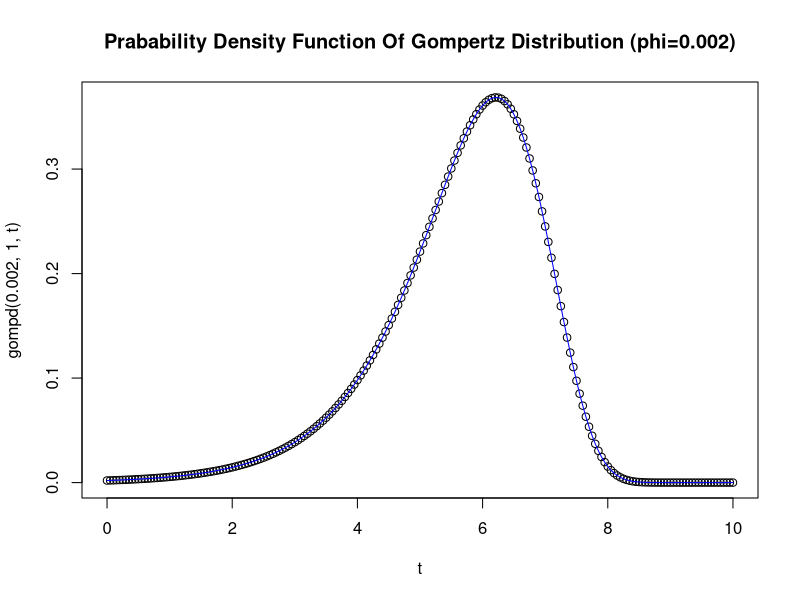
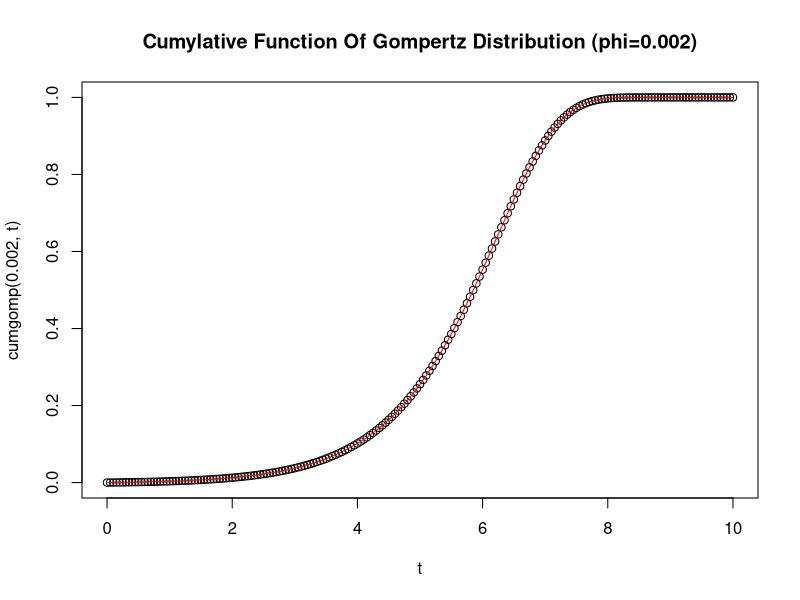
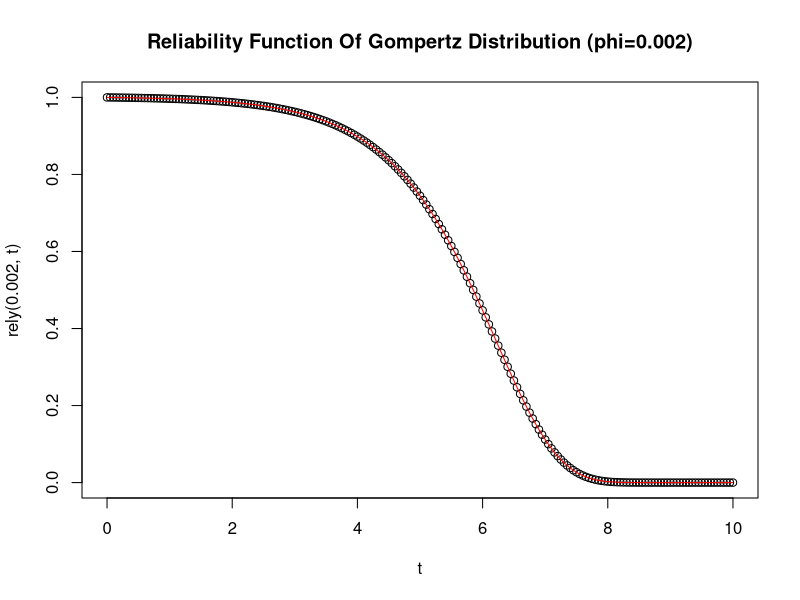

Reproduce these figures in R, in order. (Note: this script raises an error after producing the figures.)
.libPaths("/home/testuser/Rlib")
install.packages('VGAM')
library(VGAM)

## Introduction ##

## Gompertz distribution

## Probability Density Function of Gompertz Distribution
 
t = seq(0,10,0.05)

gompd = function(phi,c,x) {

g = phi*exp(c*x+(phi*(1-exp(c*t))))

return(g)
}

plot(t,gompd(0.002,1,t),main='Prabability Density Function Of Gompertz Distribution (phi=0.002)')
lines(t,gompd(0.002,1,t),col='blue')


## Cumulative Density Function of Gompertz Distribution

cumgomp = function(phi,x) {

g = 1 - exp(phi*(1-exp(t)))

return(g)
}

plot(t,cumgomp(0.002,t),main='Cumylative Function Of Gompertz Distribution (phi=0.002)')
lines(t,cumgomp(0.002,t),col='red')


## Reliability Density Function of Gompertz Distribution

rely = function(phi,x) {

g = 1 - cumgomp(phi,x) 

return(g)
				}

plot(t,rely(0.002,t),main='Reliability Function Of Gompertz Distribution (phi=0.002)')
lines(t,rely(0.002,t),col='red')

------------------------------------------------------------------------------------------
                               ##Statistical Estimation##                                        
------------------------------------------------------------------------------------------

##### Estimators #####

-------------------------------------------------------------------------------------------

## Non - Bayes Estimators of the Shape Parameter Maximum Likelihood Estimator (MLE) ##

# We foumd the parameter estimation of phi with the help of the MLE 

T = sum(1-exp(t))

phimle = - (length(t)/T)
phimle

# The MLE for reliability function for the estimated phi (phihat) 

rmle = exp(phimle*(1-exp(t)))
rmle

plot(t,rely(phimle,t),col="red")
lines(t,rmle,col="green")

-------------------------------------------------------------------------------------------

## Uniformly Minimum Variance Unbiased Estimator (UMVUE) ##

# We foumd the parameter estimation of phi with the help of the UMVUE

T = sum(1-exp(t))

phiumv = - ((length(t)-1)/T)
phiumv

# The UMVUE for reliability function for the estimated phi (phihat) 

rumv = exp(phiumv*(1-exp(t)))
rumv

plot(t,rely(phiumv,t),col="red")
lines(t,rumv,col="green")

-------------------------------------------------------------------------------------------

## Minimum Mean Squared Error Estimators Method (MinMSE) ##

# We foumd the parameter estimation of phi with the help of the UMVUE

T = sum(1-exp(t))

phimse = - ((length(t)-2)/T)
phimse

# The UMVUE for reliability function for the estimated phi (phihat) 

rmse = exp(phimse*(1-exp(t)))
rmse

plot(t,rely(phimse,t),col="red")
lines(t,rmse,col="green")

--------------------------------------------------------------------------------------------

--------------------------------------------------------------------------------------------
                                  ##Bayes Estimation## 
--------------------------------------------------------------------------------------------


GAM = function(gama,delta) {

q = dgamma(t,alpha=gama,beta=1/delta) 
return(q)
                            }


### Bayes Estimation under (SISELF) with Gamma Prior ###

# We foumd the parameter estimation of phi

phibg = (n+gama-2)/(delta-T)
phibg

# The SISELF for reliability function for the estimated phi

A1  = delta - T + 2*(1-exp(t))
A2  = delta - T +   (1-exp(t))

rbg = (A1/A2)^(n+gama)


### Bayes Estimation under (SISELF) with Jefreys Prior ###

# We foumd the parameter estimation of phi

phibj = (n-2)/(-T)
phibj

# The SISELF for reliability function for the estimated phi

J1  =  - T + 2*(1-exp(t))
J2  =  - T +   (1-exp(t))

rbg = (J1/J2)^(n)

------------------------------------------------------------------------------------------------
                                    ##Simulation Study##
------------------------------------------------------------------------------------------------

----------------------------------------------------------------------------------------------
                                       # phi = 0.5 #
----------------------------------------------------------------------------------------------

L =5000 # We want the process to be repeated 5000 times 

########################### n = 15 ################################

n=15

## Construct a sample of Gompertz(0.5,1) with n = 15 observations

dat15 = rgompertz(n=15, scale = 1, shape=0.5)

## Monte Carlo Simulations (L = 5000) for n=15

Dat15 = replicate(L,rgompertz(15, scale = 1, shape=0.5))

-------------------------------------------------------------------------------------------
                        ##Statistical Estimation for phi##                                        
-------------------------------------------------------------------------------------------

##### Estimators #####

-------------------------------------------------------------------------------------------

# We foumd the T estimator which help us for the estimation of phi

T15 = 0

for(i in 1:L) {  # Find the 5000 values of T estimator  

T15[i] = sum(1-exp(Dat15[,i]))

		   }

T15

hist(T15)

---------------------------------------------------------------------------------------------

## Non - Bayes Estimators of the Shape Parameter Maximum Likelihood Estimator (MLE) ##

phimle15 = 0

for(i in 1:L) { # Find the 5000 values of phimle estimator

phimle15[i] = - (n/T15[i])

              }

phimle15

x15 = hist(phimle15,nclass=25)
plot(x15$breaks,c(x15$counts,0),type="s",xlab="Data",ylab="Frequency",
     main='Histogram of phi values for MLE method with 
         the real phi parameter as blue line')
abline(v=0.5,lty=2,col='blue')

-------------------------------------------------------------------------------------------

## Uniformly Minimum Variance Unbiased Estimator (UMVUE) ##

# We foumd the parameter estimation of phi with the help of the UMVUE

phiumv15 = 0

for(i in 1:L) { # Find the 5000 values of phiumv estimator

phiumv15[i] = - ((n-1)/T15[i])

		   }
phiumv15

y15 = hist(phiumv15,nclass=25)
plot(y15$breaks,c(y15$counts,0),type="s",xlab="Data",ylab="Frequency",
     main='Histogram of phi values for UMVUE method with 
         the real phi parameter as blue line')
abline(v=0.5,lty=2,col='blue')

-------------------------------------------------------------------------------------------

## Minimum Mean Squared Error Estimators Method (MinMSE) ##

# We foumd the parameter estimation of phi with the help of the MSE

phimse15 = 0 

for(i in 1:L) { # Find the 5000 values of phimse estimator

phimse15[i] = - ((n-2)/T15[i]) 

		  }
phimse15

z15 = hist(phimse15,nclass=25)
plot(z15$breaks,c(z15$counts,0),type="s",xlab="Data",ylab="Frequency",
     main='Histogram of phi values for MSE method with 
         the real phi parameter as blue line')
abline(v=0.5,lty=2,col='blue')



## empirical values versus real value

r15 = cbind(mean(phimle15),mean(phiumv15),mean(phimse15),0.5)
r15

########################### n = 50 ################################

n=50

## Construct a sample of Gompertz(0.5,1) with n = 50 observations

dat50 = rgompertz(n=50, scale = 1, shape=0.5)

## Monte Carlo Simulations (L = 5000) for n=50

Dat50 = replicate(L,rgompertz(50, scale = 1, shape=0.5))

------------------------------------------------------------------------------------------
                        ##Statistical Estimation for phi##                                        
------------------------------------------------------------------------------------------

##### Estimators #####

-------------------------------------------------------------------------------------------

# We foumd the T estimator which help us for the estimation of phi

T50 = 0

for(i in 1:L) {  # Find the 5000 values of T estimator  

T50[i] = sum(1-exp(Dat50[,i]))

		   }

T50

hist(T50)

---------------------------------------------------------------------------------------------

## Non - Bayes Estimators of the Shape Parameter Maximum Likelihood Estimator (MLE) ##

phimle50 = 0

for(i in 1:L) { # Find the 5000 values of phimle estimator

phimle50[i] = - (n/T50[i])

              }

phimle50

x50 = hist(phimle50,nclass=25)
plot(x50$breaks,c(x50$counts,0),type="s",xlab="Data",ylab="Frequency",
     main='Histogram of phi values for MLE method with 
         the real phi parameter as blue line')
abline(v=0.5,lty=2,col='blue')

-------------------------------------------------------------------------------------------

## Uniformly Minimum Variance Unbiased Estimator (UMVUE) ##

# We foumd the parameter estimation of phi with the help of the UMVUE

phiumv50 = 0

for(i in 1:L) { # Find the 5000 values of phiumv estimator

phiumv50[i] = - ((n-1)/T50[i])

		   }
phiumv50

y50 = hist(phiumv50,nclass=25)
plot(y50$breaks,c(y50$counts,0),type="s",xlab="Data",ylab="Frequency",
     main='Histogram of phi values for UMVUE method with 
         the real phi parameter as blue line')
abline(v=0.5,lty=2,col='blue')

-------------------------------------------------------------------------------------------

## Minimum Mean Squared Error Estimators Method (MinMSE) ##

# We foumd the parameter estimation of phi with the help of the MSE

phimse50 = 0 

for(i in 1:L) { # Find the 5000 values of phimse estimator

phimse50[i] = - ((n-2)/T50[i]) 

		  }
phimse50

z50 = hist(phimse50,nclass=25)
plot(z50$breaks,c(z50$counts,0),type="s",xlab="Data",ylab="Frequency",
     main='Histogram of phi values for MSE method with 
         the real phi parameter as blue line')
abline(v=0.5,lty=2,col='blue')



## empirical values versus real value

r50 = cbind(mean(phimle50),mean(phiumv50),mean(phimse50),0.5)
r50

########################### n = 100 ################################

n=100

## Construct a sample of Gompertz(0.5,1) with n = 50 observations

dat100 = rgompertz(n=100, scale = 1, shape=0.5)

## Monte Carlo Simulations (L = 5000) for n=50

Dat100 = replicate(L,rgompertz(100, scale = 1, shape=0.5))

------------------------------------------------------------------------------------------
                        ##Statistical Estimation for phi##                                        
------------------------------------------------------------------------------------------

##### Estimators #####

-------------------------------------------------------------------------------------------

# We foumd the T estimator which help us for the estimation of phi

T100 = 0

for(i in 1:L) {  # Find the 5000 values of T estimator  

T100[i] = sum(1-exp(Dat100[,i]))

		   }

T100

hist(T100)

---------------------------------------------------------------------------------------------

## Non - Bayes Estimators of the Shape Parameter Maximum Likelihood Estimator (MLE) ##

phimle100 = 0

for(i in 1:L) { # Find the 5000 values of phimle estimator

phimle100[i] = - (n/T100[i])

              }

phimle100

x100 = hist(phimle100,nclass=25)
plot(x100$breaks,c(x100$counts,0),type="s",xlab="Data",ylab="Frequency",
     main='Histogram of phi values for MLE method with 
         the real phi parameter as blue line')
abline(v=0.5,lty=2,col='blue')

-------------------------------------------------------------------------------------------

## Uniformly Minimum Variance Unbiased Estimator (UMVUE) ##

# We foumd the parameter estimation of phi with the help of the UMVUE

phiumv100 = 0

for(i in 1:L) { # Find the 5000 values of phiumv estimator

phiumv100[i] = - ((n-1)/T100[i])

		   }
phiumv100

y100 = hist(phiumv100,nclass=25)
plot(y100$breaks,c(y100$counts,0),type="s",xlab="Data",ylab="Frequency",
     main='Histogram of phi values for UMVUE method with 
         the real phi parameter as blue line')
abline(v=0.5,lty=2,col='blue')

-------------------------------------------------------------------------------------------

## Minimum Mean Squared Error Estimators Method (MinMSE) ##

# We foumd the parameter estimation of phi with the help of the MSE

phimse100 = 0 

for(i in 1:L) { # Find the 5000 values of phimse estimator

phimse100[i] = - ((n-2)/T100[i]) 

		  }
phimse100

z100 = hist(phimse100,nclass=25)
plot(z100$breaks,c(z100$counts,0),type="s",xlab="Data",ylab="Frequency",
     main='Histogram of phi values for MSE method with 
         the real phi parameter as blue line')
abline(v=0.5,lty=2,col='blue')

## empirical values versus real value

r100 = cbind(mean(phimle100),mean(phiumv100),mean(phimse100),0.5)
r100

## MATRIX 1 ##

matrix1 = rbind(r15,r50,r100)
rownames(matrix1) = c('n=15','n=50','n=100')
colnames(matrix1) = c('MLE','UMVUE','MSE','REAL')
matrix1

-------------------------------------
        #MSE OF ESTIMATORS#
-------------------------------------

-------------------------------------
            #METHODS#
-------------------------------------

-------------------------------------

############ n = 15 #################

-------------------------------------

-------------------------------------
              #MLE#
-------------------------------------

a=0
for(i in 1:L) {
a[i] = ((phimle15[i]-0.5)^2)
emle15 = sum(a)/L
		   }   

emle15 ## error of mle


-------------------------------------
              #UMVUE#
-------------------------------------

a=0
for(i in 1:L) {
a[i] = ((phiumv15[i]-0.5)^2)
eumv15 = sum(a)/L
		   }   

eumv15 ## error of umvue

-------------------------------------
              #MSE#
-------------------------------------

a=0
for(i in 1:L) {
a[i] = ((phimse15[i]-0.5)^2)
emse15 = sum(a)/L
		   }   

emse15 ## error of mse

-------------------------------------

############ n = 50 #################

-------------------------------------

-------------------------------------
              #MLE#
-------------------------------------

a=0
for(i in 1:L) {
a[i] = ((phimle50[i]-0.5)^2)
emle50 = sum(a)/L
		   }   

emle50 ## error of mle


-------------------------------------
              #UMVUE#
-------------------------------------

a=0
for(i in 1:L) {
a[i] = ((phiumv50[i]-0.5)^2)
eumv50 = sum(a)/L
		   }   

eumv50 ## error of umvue

-------------------------------------
              #MSE#
-------------------------------------

a=0
for(i in 1:L) {
a[i] = ((phimse50[i]-0.5)^2)
emse50 = sum(a)/L
		   }   

emse50 ## error of mse

-------------------------------------

############ n = 100 ################

-------------------------------------

-------------------------------------
              #MLE#
-------------------------------------

a=0
for(i in 1:L) {
a[i] = ((phimle100[i]-0.5)^2)
emle100 = sum(a)/L
		   }   

emle100 ## error of mle


-------------------------------------
              #UMVUE#
-------------------------------------

a=0
for(i in 1:L) {
a[i] = ((phiumv100[i]-0.5)^2)
eumv100 = sum(a)/L
		   }   

eumv100 ## error of umvue

-------------------------------------
              #MSE#
-------------------------------------

a=0
for(i in 1:L) {
a[i] = ((phimse100[i]-0.5)^2)
emse100 = sum(a)/L
		   }   

emse100 ## error of mse

## MATRIX 2 ##

er15 = cbind(emle15,eumv15,emse15)
er50 = cbind(emle50,eumv50,emse50)
er100 = cbind(emle100,eumv100,emse100)

matrix2 = rbind(er15,er50,er100)
rownames(matrix2) = c('n=15','n=50','n=100')
colnames(matrix2) = c('MLE','UMVUE','MSE')
matrix2


-------------------------------------------------------------------------------------------
                        ##Bayesian Estimation for phi##                                        
-------------------------------------------------------------------------------------------

##### Estimators #####

-------------------------------------------------------------------------------------------

---------------------------------------------
                  #gama = 0.8#
--------------------------------------------- 

gama=0.8

----------------------------------------------
                  #delta=0.5#
----------------------------------------------

delta=0.5

----------------------------------------------

GAM = function(gama,delta) {

q = dgamma(t,alpha=gama,beta=1/delta) 
return(q)
                            }

----------------------------------------------
                    #n = 15#
----------------------------------------------

n=15

### Bayes Estimation under (SISELF) with Gamma Prior ###

# We foumd the parameter estimation of phi

phibg15 = 0

for(i in 1:L) {

phibg15[i] = (n+gama-2)/(delta-T15[i])

		   }
phibg15

w15 = hist(phibg15,nclass=25)
plot(w15$breaks,c(w15$counts,0),type="s",xlab="Data",ylab="Frequency",
     main='Histogram of phi values for Gamma prior with 
         the real phi parameter as blue line')
abline(v=0.5,lty=2,col='blue')

### Bayes Estimation under (SISELF) with Jefreys Prior ###
P15 = - T15
# We foumd the parameter estimation of phi

phibj15 = 0

for(i in 1:L) {

phibj15[i] = (n-2)/(P15[i])

               }

phibj15

h15 = hist(phibj15,nclass=25)
plot(h15$breaks,c(h15$counts,0),type="s",xlab="Data",ylab="Frequency",
     main='Histogram of phi values for Jeffreys prior with 
         the real phi parameter as blue line')
abline(v=0.5,lty=2,col='blue')

b15 = cbind(mean(phibg15),mean(phibj15),0.5)
b15

----------------------------------------------
                    #n = 50#
----------------------------------------------

n=50

### Bayes Estimation under (SISELF) with Gamma Prior ###

# We foumd the parameter estimation of phi

phibg50 = 0

for(i in 1:L) {

phibg50[i] = (n+gama-2)/(delta-T50[i])

		   }
phibg50

w50 = hist(phibg50,nclass=25)
plot(w50$breaks,c(w50$counts,0),type="s",xlab="Data",ylab="Frequency",
     main='Histogram of phi values for Gamma prior with 
         the real phi parameter as blue line')
abline(v=0.5,lty=2,col='blue')

### Bayes Estimation under (SISELF) with Jefreys Prior ###
P50 = - T50
# We foumd the parameter estimation of phi

phibj50 = 0

for(i in 1:L) {

phibj50[i] = (n-2)/(P50[i])

               }

phibj50

h50 = hist(phibj50,nclass=25)
plot(h50$breaks,c(h50$counts,0),type="s",xlab="Data",ylab="Frequency",
     main='Histogram of phi values for Jeffreys prior with 
         the real phi parameter as blue line')
abline(v=0.5,lty=2,col='blue')

b50 = cbind(mean(phibg50),mean(phibj50),0.5)
b50

----------------------------------------------
                    #n = 100#
----------------------------------------------

n=100

### Bayes Estimation under (SISELF) with Gamma Prior ###

# We foumd the parameter estimation of phi

phibg100 = 0

for(i in 1:L) {

phibg100[i] = (n+gama-2)/(delta-T100[i])

		   }
phibg100

w100 = hist(phibg100,nclass=25)
plot(w100$breaks,c(w100$counts,0),type="s",xlab="Data",ylab="Frequency",
     main='Histogram of phi values for Gamma prior with 
         the real phi parameter as blue line')
abline(v=0.5,lty=2,col='blue')

### Bayes Estimation under (SISELF) with Jefreys Prior ###
P100 = - T100
# We foumd the parameter estimation of phi

phibj100 = 0

for(i in 1:L) {

phibj100[i] = (n-2)/(P100[i])

               }

phibj100

h100 = hist(phibj100,nclass=25)
plot(h100$breaks,c(h100$counts,0),type="s",xlab="Data",ylab="Frequency",
     main='Histogram of phi values for Jeffreys prior with 
         the real phi parameter as blue line')
abline(v=0.5,lty=2,col='blue')

b100 = cbind(mean(phibg100),mean(phibj100),0.5)
b100

## MATRIX 3i ##

matrix3i = rbind(b15,b50,b100)
rownames(matrix3i) = c('n=15','n=50','n=100')
colnames(matrix3i) = c('Gamma','Jeffreys','REAL')
matrix3i

-------------------------------------
        #MSE OF ESTIMATORS#
-------------------------------------

-------------------------------------
            #METHODS#
-------------------------------------

-------------------------------------

############ n = 15 #################

-------------------------------------

-------------------------------------
           #Gamma Prior#
-------------------------------------

a=0
for(i in 1:L) {
a[i] = ((phibg15[i]-0.5)^2)
ebg15 = sum(a)/L
		   }   

ebg15 ## error of gamma prior

-------------------------------------

############ n = 50 #################

-------------------------------------

-------------------------------------
           #Gamma Prior#
-------------------------------------

a=0
for(i in 1:L) {
a[i] = ((phibg50[i]-0.5)^2)
ebg50 = sum(a)/L
		   }   

ebg50 ## error of gamma prior

-------------------------------------

############ n = 100 ################

-------------------------------------

-------------------------------------
           #Gamma Prior#
-------------------------------------

a=0
for(i in 1:L) {
a[i] = ((phibg100[i]-0.5)^2)
ebg100 = sum(a)/L
		   }   

ebg100 ## error of gamma prior

## MATRIX 3ii ##

matrix3ii = rbind(ebg15,ebg50,ebg100)
rownames(matrix3ii) = c('n=15','n=50','n=100')
colnames(matrix3ii) = c('Gamma Prior (delta = 0.5)')
matrix3ii

----------------------------------------------
                  #delta=3.0#
----------------------------------------------

delta=3

----------------------------------------------

GAM = function(gama,delta) {

q = dgamma(t,alpha=gama,beta=1/delta) 
return(q)
                            }

----------------------------------------------
                    #n = 15#
----------------------------------------------

n=15

### Bayes Estimation under (SISELF) with Gamma Prior ###

# We foumd the parameter estimation of phi

phibg15 = 0

for(i in 1:L) {

phibg15[i] = (n+gama-2)/(delta-T15[i])

		   }
phibg15

w15 = hist(phibg15,nclass=25)
plot(w15$breaks,c(w15$counts,0),type="s",xlab="Data",ylab="Frequency",
     main='Histogram of phi values for Gamma prior with 
         the real phi parameter as blue line')
abline(v=0.5,lty=2,col='blue')

### Bayes Estimation under (SISELF) with Jefreys Prior ###
P15 = - T15
# We foumd the parameter estimation of phi

phibj15 = 0

for(i in 1:L) {

phibj15[i] = (n-2)/(P15[i])

               }

phibj15

h15 = hist(phibj15,nclass=25)
plot(h15$breaks,c(h15$counts,0),type="s",xlab="Data",ylab="Frequency",
     main='Histogram of phi values for Jeffreys prior with 
         the real phi parameter as blue line')
abline(v=0.5,lty=2,col='blue')

b15 = cbind(mean(phibg15),mean(phibj15),0.5)
b15

----------------------------------------------
                    #n = 50#
----------------------------------------------

n=50

### Bayes Estimation under (SISELF) with Gamma Prior ###

# We foumd the parameter estimation of phi

phibg50 = 0

for(i in 1:L) {

phibg50[i] = (n+gama-2)/(delta-T50[i])

		   }
phibg50

w50 = hist(phibg50,nclass=25)
plot(w50$breaks,c(w50$counts,0),type="s",xlab="Data",ylab="Frequency",
     main='Histogram of phi values for Gamma prior with 
         the real phi parameter as blue line')
abline(v=0.5,lty=2,col='blue')

### Bayes Estimation under (SISELF) with Jefreys Prior ###
P50 = - T50
# We foumd the parameter estimation of phi

phibj50 = 0

for(i in 1:L) {

phibj50[i] = (n-2)/(P50[i])

               }

phibj50

h50 = hist(phibj50,nclass=25)
plot(h50$breaks,c(h50$counts,0),type="s",xlab="Data",ylab="Frequency",
     main='Histogram of phi values for Jeffreys prior with 
         the real phi parameter as blue line')
abline(v=0.5,lty=2,col='blue')

b50 = cbind(mean(phibg50),mean(phibj50),0.5)
b50

----------------------------------------------
                    #n = 100#
----------------------------------------------

n=100

### Bayes Estimation under (SISELF) with Gamma Prior ###

# We foumd the parameter estimation of phi

phibg100 = 0

for(i in 1:L) {

phibg100[i] = (n+gama-2)/(delta-T100[i])

		   }
phibg100

w100 = hist(phibg100,nclass=25)
plot(w100$breaks,c(w100$counts,0),type="s",xlab="Data",ylab="Frequency",
     main='Histogram of phi values for Gamma prior with 
         the real phi parameter as blue line')
abline(v=0.5,lty=2,col='blue')

### Bayes Estimation under (SISELF) with Jefreys Prior ###
P100 = - T100
# We foumd the parameter estimation of phi

phibj100 = 0

for(i in 1:L) {

phibj100[i] = (n-2)/(P100[i])

               }

phibj100

h100 = hist(phibj100,nclass=25)
plot(h100$breaks,c(h100$counts,0),type="s",xlab="Data",ylab="Frequency",
     main='Histogram of phi values for Jeffreys prior with 
         the real phi parameter as blue line')
abline(v=0.5,lty=2,col='blue')

b100 = cbind(mean(phibg100),mean(phibj100),0.5)
b100

## MATRIX 3iii ##

matrix3iii = rbind(b15,b50,b100)
rownames(matrix3iii) = c('n=15','n=50','n=100')
colnames(matrix3iii) = c('Gamma','Jeffreys','REAL')
matrix3iii

-------------------------------------
        #MSE OF ESTIMATORS#
-------------------------------------

-------------------------------------
            #METHODS#
-------------------------------------

-------------------------------------

############ n = 15 #################

-------------------------------------

-------------------------------------
           #Gamma Prior#
-------------------------------------

a=0
for(i in 1:L) {
a[i] = ((phibg15[i]-0.5)^2)
ebg15 = sum(a)/L
		   }   

ebg15 ## error of gamma prior

-------------------------------------

############ n = 50 #################

-------------------------------------

-------------------------------------
           #Gamma Prior#
-------------------------------------

a=0
for(i in 1:L) {
a[i] = ((phibg50[i]-0.5)^2)
ebg50 = sum(a)/L
		   }   

ebg50 ## error of gamma prior

-------------------------------------

############ n = 100 ################

-------------------------------------

-------------------------------------
           #Gamma Prior#
-------------------------------------

a=0
for(i in 1:L) {
a[i] = ((phibg100[i]-0.5)^2)
ebg100 = sum(a)/L
		   }   

ebg100 ## error of gamma prior

## MATRIX 3iv ##

matrix3iv = rbind(ebg15,ebg50,ebg100)
rownames(matrix3iv) = c('n=15','n=50','n=100')
colnames(matrix3iv) = c('Gamma Prior (delta = 3.0)')
matrix3iv

---------------------------------------------
                  #gama = 3.0#
--------------------------------------------- 

gama=0.8

----------------------------------------------
                  #delta=0.5#
----------------------------------------------

delta=0.5

----------------------------------------------

GAM = function(gama,delta) {

q = dgamma(t,alpha=gama,beta=1/delta) 
return(q)
                            }

----------------------------------------------
                    #n = 15#
----------------------------------------------

n=15

### Bayes Estimation under (SISELF) with Gamma Prior ###

# We foumd the parameter estimation of phi

phibg15 = 0

for(i in 1:L) {

phibg15[i] = (n+gama-2)/(delta-T15[i])

		   }
phibg15

w15 = hist(phibg15,nclass=25)
plot(w15$breaks,c(w15$counts,0),type="s",xlab="Data",ylab="Frequency",
     main='Histogram of phi values for Gamma prior with 
         the real phi parameter as blue line')
abline(v=0.5,lty=2,col='blue')

### Bayes Estimation under (SISELF) with Jefreys Prior ###
P15 = - T15
# We foumd the parameter estimation of phi

phibj15 = 0

for(i in 1:L) {

phibj15[i] = (n-2)/(P15[i])

               }

phibj15

h15 = hist(phibj15,nclass=25)
plot(h15$breaks,c(h15$counts,0),type="s",xlab="Data",ylab="Frequency",
     main='Histogram of phi values for Jeffreys prior with 
         the real phi parameter as blue line')
abline(v=0.5,lty=2,col='blue')

b15 = cbind(mean(phibg15),mean(phibj15),0.5)
b15

----------------------------------------------
                    #n = 50#
----------------------------------------------

n=50

### Bayes Estimation under (SISELF) with Gamma Prior ###

# We foumd the parameter estimation of phi

phibg50 = 0

for(i in 1:L) {

phibg50[i] = (n+gama-2)/(delta-T50[i])

		   }
phibg50

w50 = hist(phibg50,nclass=25)
plot(w50$breaks,c(w50$counts,0),type="s",xlab="Data",ylab="Frequency",
     main='Histogram of phi values for Gamma prior with 
         the real phi parameter as blue line')
abline(v=0.5,lty=2,col='blue')

### Bayes Estimation under (SISELF) with Jefreys Prior ###
P50 = - T50
# We foumd the parameter estimation of phi

phibj50 = 0

for(i in 1:L) {

phibj50[i] = (n-2)/(P50[i])

               }

phibj50

h50 = hist(phibj50,nclass=25)
plot(h50$breaks,c(h50$counts,0),type="s",xlab="Data",ylab="Frequency",
     main='Histogram of phi values for Jeffreys prior with 
         the real phi parameter as blue line')
abline(v=0.5,lty=2,col='blue')

b50 = cbind(mean(phibg50),mean(phibj50),0.5)
b50

----------------------------------------------
                    #n = 100#
----------------------------------------------

n=100

### Bayes Estimation under (SISELF) with Gamma Prior ###

# We foumd the parameter estimation of phi

phibg100 = 0

for(i in 1:L) {

phibg100[i] = (n+gama-2)/(delta-T100[i])

		   }
phibg100

w100 = hist(phibg100,nclass=25)
plot(w100$breaks,c(w100$counts,0),type="s",xlab="Data",ylab="Frequency",
     main='Histogram of phi values for Gamma prior with 
         the real phi parameter as blue line')
abline(v=0.5,lty=2,col='blue')

### Bayes Estimation under (SISELF) with Jefreys Prior ###
P100 = - T100
# We foumd the parameter estimation of phi

phibj100 = 0

for(i in 1:L) {

phibj100[i] = (n-2)/(P100[i])

               }

phibj100

h100 = hist(phibj100,nclass=25)
plot(h100$breaks,c(h100$counts,0),type="s",xlab="Data",ylab="Frequency",
     main='Histogram of phi values for Jeffreys prior with 
         the real phi parameter as blue line')
abline(v=0.5,lty=2,col='blue')

b100 = cbind(mean(phibg100),mean(phibj100),0.5)
b100

## MATRIX 4i ##

matrix4i = rbind(b15,b50,b100)
rownames(matrix4i) = c('n=15','n=50','n=100')
colnames(matrix4i) = c('Gamma','Jeffreys','REAL')
matrix4i

-------------------------------------
        #MSE OF ESTIMATORS#
-------------------------------------

-------------------------------------
            #METHODS#
-------------------------------------

-------------------------------------

############ n = 15 #################

-------------------------------------

-------------------------------------
           #Gamma Prior#
-------------------------------------

a=0
for(i in 1:L) {
a[i] = ((phibg15[i]-0.5)^2)
ebg15 = sum(a)/L
		   }   

ebg15 ## error of gamma prior

-------------------------------------

############ n = 50 #################

-------------------------------------

-------------------------------------
           #Gamma Prior#
-------------------------------------

a=0
for(i in 1:L) {
a[i] = ((phibg50[i]-0.5)^2)
ebg50 = sum(a)/L
		   }   

ebg50 ## error of gamma prior

-------------------------------------

############ n = 100 ################

-------------------------------------

-------------------------------------
           #Gamma Prior#
-------------------------------------

a=0
for(i in 1:L) {
a[i] = ((phibg100[i]-0.5)^2)
ebg100 = sum(a)/L
		   }   

ebg100 ## error of gamma prior

## MATRIX 4ii ##

matrix4ii = rbind(ebg15,ebg50,ebg100)
rownames(matrix4ii) = c('n=15','n=50','n=100')
colnames(matrix4ii) = c('Gamma Prior (delta = 0.5)')
matrix4ii

----------------------------------------------
                  #delta=3.0#
----------------------------------------------

delta=3

----------------------------------------------

GAM = function(gama,delta) {

q = dgamma(t,alpha=gama,beta=1/delta) 
return(q)
                            }

----------------------------------------------
                    #n = 15#
----------------------------------------------

n=15

### Bayes Estimation under (SISELF) with Gamma Prior ###

# We foumd the parameter estimation of phi

phibg15 = 0

for(i in 1:L) {

phibg15[i] = (n+gama-2)/(delta-T15[i])

		   }
phibg15

w15 = hist(phibg15,nclass=25)
plot(w15$breaks,c(w15$counts,0),type="s",xlab="Data",ylab="Frequency",
     main='Histogram of phi values for Gamma prior with 
         the real phi parameter as blue line')
abline(v=0.5,lty=2,col='blue')

### Bayes Estimation under (SISELF) with Jefreys Prior ###
P15 = - T15
# We foumd the parameter estimation of phi

phibj15 = 0

for(i in 1:L) {

phibj15[i] = (n-2)/(P15[i])

               }

phibj15

h15 = hist(phibj15,nclass=25)
plot(h15$breaks,c(h15$counts,0),type="s",xlab="Data",ylab="Frequency",
     main='Histogram of phi values for Jeffreys prior with 
         the real phi parameter as blue line')
abline(v=0.5,lty=2,col='blue')

b15 = cbind(mean(phibg15),mean(phibj15),0.5)
b15

----------------------------------------------
                    #n = 50#
----------------------------------------------

n=50

### Bayes Estimation under (SISELF) with Gamma Prior ###

# We foumd the parameter estimation of phi

phibg50 = 0

for(i in 1:L) {

phibg50[i] = (n+gama-2)/(delta-T50[i])

		   }
phibg50

w50 = hist(phibg50,nclass=25)
plot(w50$breaks,c(w50$counts,0),type="s",xlab="Data",ylab="Frequency",
     main='Histogram of phi values for Gamma prior with 
         the real phi parameter as blue line')
abline(v=0.5,lty=2,col='blue')

### Bayes Estimation under (SISELF) with Jefreys Prior ###
P50 = - T50
# We foumd the parameter estimation of phi

phibj50 = 0

for(i in 1:L) {

phibj50[i] = (n-2)/(P50[i])

               }

phibj50

h50 = hist(phibj50,nclass=25)
plot(h50$breaks,c(h50$counts,0),type="s",xlab="Data",ylab="Frequency",
     main='Histogram of phi values for Jeffreys prior with 
         the real phi parameter as blue line')
abline(v=0.5,lty=2,col='blue')

b50 = cbind(mean(phibg50),mean(phibj50),0.5)
b50

----------------------------------------------
                    #n = 100#
----------------------------------------------

n=100

### Bayes Estimation under (SISELF) with Gamma Prior ###

# We foumd the parameter estimation of phi

phibg100 = 0

for(i in 1:L) {

phibg100[i] = (n+gama-2)/(delta-T100[i])

		   }
phibg100

w100 = hist(phibg100,nclass=25)
plot(w100$breaks,c(w100$counts,0),type="s",xlab="Data",ylab="Frequency",
     main='Histogram of phi values for Gamma prior with 
         the real phi parameter as blue line')
abline(v=0.5,lty=2,col='blue')

### Bayes Estimation under (SISELF) with Jefreys Prior ###
P100 = - T100
# We foumd the parameter estimation of phi

phibj100 = 0

for(i in 1:L) {

phibj100[i] = (n-2)/(P100[i])

               }

phibj100

h100 = hist(phibj100,nclass=25)
plot(h100$breaks,c(h100$counts,0),type="s",xlab="Data",ylab="Frequency",
     main='Histogram of phi values for Jeffreys prior with 
         the real phi parameter as blue line')
abline(v=0.5,lty=2,col='blue')

b100 = cbind(mean(phibg100),mean(phibj100),0.5)
b100

## MATRIX 4iii ##

matrix4iii = rbind(b15,b50,b100)
rownames(matrix4iii) = c('n=15','n=50','n=100')
colnames(matrix4iii) = c('Gamma','Jeffreys','REAL')
matrix4iii

-------------------------------------
        #MSE OF ESTIMATORS#
-------------------------------------

-------------------------------------
            #METHODS#
-------------------------------------

-------------------------------------

############ n = 15 #################

-------------------------------------

-------------------------------------
           #Gamma Prior#
-------------------------------------

a=0
for(i in 1:L) {
a[i] = ((phibg15[i]-0.5)^2)
ebg15 = sum(a)/L
		   }   

ebg15 ## error of gamma prior

-------------------------------------

############ n = 50 #################

-------------------------------------

-------------------------------------
           #Gamma Prior#
-------------------------------------

a=0
for(i in 1:L) {
a[i] = ((phibg50[i]-0.5)^2)
ebg50 = sum(a)/L
		   }   

ebg50 ## error of gamma prior

-------------------------------------

############ n = 100 ################

-------------------------------------

-------------------------------------
           #Gamma Prior#
-------------------------------------

a=0
for(i in 1:L) {
a[i] = ((phibg100[i]-0.5)^2)
ebg100 = sum(a)/L
		   }   

ebg100 ## error of gamma prior

## MATRIX 4iv ##

matrix4iv = rbind(ebg15,ebg50,ebg100)
rownames(matrix4iv) = c('n=15','n=50','n=100')
colnames(matrix4iv) = c('Gamma Prior (delta = 3.0)')
matrix4iv

############ n = 15 #################

-------------------------------------

-------------------------------------
           #Jeffreys Prior#
-------------------------------------

a=0
for(i in 1:L) {
a[i] = ((phibj15[i]-0.5)^2)
ebj15 = sum(a)/L
		   }   

ebj15 ## error of jeffreys prior

-------------------------------------

############ n = 50 #################

-------------------------------------

-------------------------------------
           #Jeffreys Prior#
-------------------------------------

a=0
for(i in 1:L) {
a[i] = ((phibj50[i]-0.5)^2)
ebj50 = sum(a)/L
		   }   

ebj50 ## error of jeffreys prior

-------------------------------------

############ n = 100 ################

-------------------------------------

-------------------------------------
           #Jeffreys Prior#
-------------------------------------

a=0
for(i in 1:L) {
a[i] = ((phibj100[i]-0.5)^2)
ebj100 = sum(a)/L
		   }   

ebj100 ## error of jeffreys prior

## MATRIX 5 ##

matrix5 = rbind(ebj15,ebj50,ebj100)
rownames(matrix5) = c('n=15','n=50','n=100')
colnames(matrix5) = c('Jeffreys Prior')
matrix5
matrix3i[,2]
#TABLE 1#

#co1.i : (i=1,2,3) values of phi with mle,umvue,mse (expected and mse)

co1.1 = rbind(matrix1[1,1],matrix2[1,1]
           ,matrix1[2,1],matrix2[2,1]
           ,matrix1[3,1],matrix2[3,1])

co1.2 = rbind(matrix1[1,2],matrix2[1,2]
           ,matrix1[2,2],matrix2[2,2]
           ,matrix1[3,2],matrix2[3,2])

co1.3 = rbind(matrix1[1,3],matrix2[1,3]
           ,matrix1[2,3],matrix2[2,3]
           ,matrix1[3,3],matrix2[3,3])

#co2 : values of phi with Jeffreys prior
co2 = rbind(matrix3iii[1,2],matrix5[1]
           ,matrix3iii[2,2],matrix5[2]
           ,matrix3iii[3,2],matrix5[3]) 

#co3 : values of phi with Gamma prior (gama=0.8,delta=0.5)
co3 = rbind(matrix3i[1,1],matrix3ii[1,1]
           ,matrix3i[2,1],matrix3ii[2,1]
           ,matrix3i[3,1],matrix3ii[3,1])

#co4 : values of phi with Gamma prior (gama=0.8,delta=3.0)
co4 = rbind(matrix3iii[1,1],matrix3iv[1,1]
           ,matrix3iii[2,1],matrix3iv[2,1]
           ,matrix3iii[3,1],matrix3iv[3,1])

#co5 : values of phi with Gamma prior (gama=3.0,delta=0.5)
co5 = rbind(matrix4i[1,1],matrix4ii[1,1]
           ,matrix4i[2,1],matrix4ii[2,1]
           ,matrix4i[3,1],matrix4ii[3,1])

#co6 : values of phi with Gamma prior (gama=3.0,delta=3.0)
co6 = rbind(matrix4iii[1,1],matrix4iv[1,1]
           ,matrix4iii[2,1],matrix4iv[2,1]
           ,matrix4iii[3,1],matrix4iv[3,1])

cret = c('EXP','MSE','EXP','MSE','EXP','MSE')



TABLE1 = matrix(c(co1.1,co1.2,co1.3,co2,co3,co4,co5,co5,co6),6)
rownames(TABLE1) = c('n=15  EXP','n=15  MSE','n=50  EXP','n=50  MSE','n=100 EXP','n=100 MSE') 
colnames(TABLE1) = c('n   Criteria','MLE','UMVUE','MSE','Jeffreys prior'
                     ,'Gamma prior (gama=0.8,delta=0.5)','Gamma prior (gama=0.8,delta=3.0)'
                     ,'Gamma prior (gama=3.0,delta=0.5)','Gamma prior (gama=3.0,delta=3.0)')

TABLE1



























 
